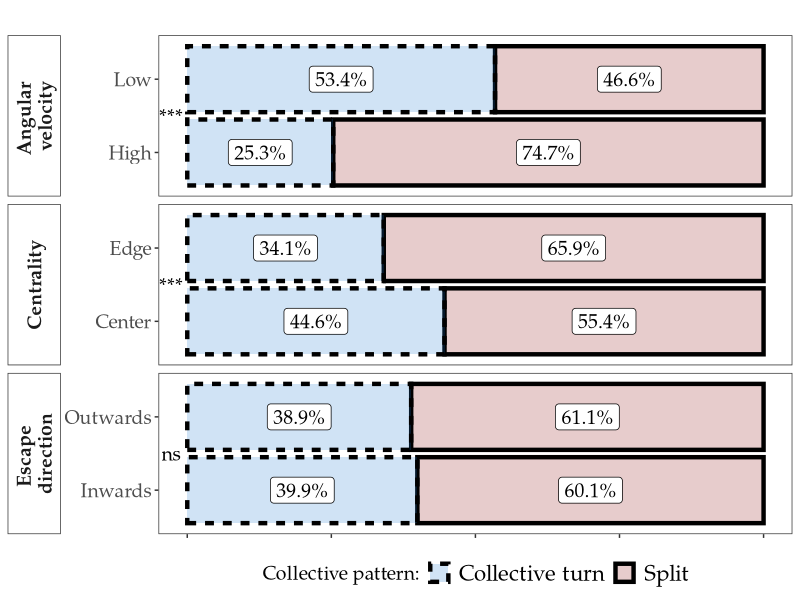

Recreate this plot in R.
## Figure 2. Horizontal stackplot: effect of maneuver characteristics on relative frequency of collective turns and splits

sim_df<- read.csv('../Data/simulated/escape_outcomes.csv')

##################################################################
# Stats:

# Angular velocity
spl_angv <- sim_df[sim_df$outcome == 'split', 'ang_vel']
turn_angv <- sim_df[sim_df$outcome == 'turn', 'ang_vel']
ks.test(spl_angv, turn_angv)

# Centrality
spl_centr <- sim_df[sim_df$outcome == 'split', 'centr']
turn_centr <- sim_df[sim_df$outcome == 'turn', 'centr']
ks.test(spl_centr, turn_centr)

# Escape direction
chisq.test(y = sim_df$outcome, x = sim_df$conflict)


##################################################################
# Plot:
turns_sum <- read.csv('../Data/simulated/turn_chars_summary.csv')

# plots stats (as categorical)
angvel_groups <- c('low', 'high');
dg_breaks <- c(0, median(abs(sim_df$ang_vel)), max(abs(sim_df$ang_vel)));
sim_df$group_angv <- cut(abs(sim_df$ang_vel), breaks = dg_breaks, labels = angvel_groups) 
print('Angular velocity low vs high:')
chisq.test(y = sim_df$outcome, x = sim_df$group_angv)


groups <- c('center', 'edge');
dg_breaks <- c(0, median(sim_df$centr, na.rm = TRUE), max(sim_df$centr, na.rm = TRUE));
sim_df$group_centr <- cut(sim_df$centr, breaks = dg_breaks, labels = groups) ;
print('Position in the flock center vs edge:')
chisq.test(y = sim_df$outcome, x = sim_df$group_centr)

print('Escape direction inwards vs outwards:')
chisq.test(y = sim_df$outcome, x = sim_df$conflict)

# horizontal stackplot

# #Uncomment to use font as in paper
# extrafont::font_import()
# extrafont::loadfonts(device = "win")

sing_lab <- data.frame(var = c('ang_vel','centrality', 'esc_dir'), l = c("***", "***", "ns"), stringsAsFactors = F)
var.labs <-  c("ang_vel" = "Angular \nvelocity", "centrality" = "Centrality", "esc_dir" = "Escape \ndirection")

stack_plot <- ggplot2::ggplot(data = turns_sum, ggplot2::aes(x = group, y = perc, linetype = outcome, fill = outcome)) +
  ggplot2::geom_bar(color = 'black',alpha = 0.2, stat="identity", size = 1.5, width = 0.9) +
  ggplot2::theme_bw()   +
  ggplot2::geom_label(ggplot2::aes( label = paste0(round(perc, 1), '%')),
                      fill = 'white', size = 5, 
                      show.legend = FALSE,  family = 'Palatino Linotype',
                      position = ggplot2::position_stack(vjust = 0.5)) +
  ggplot2::labs(x = '', y = '', linetype = 'Collective pattern:',fill = 'Collective pattern:',
                title = "" )+
  ggplot2::geom_text(data = sing_lab, ggplot2::aes(label = l), family = 'Palatino Linotype', x = 1.5, y = -2.8, inherit.aes = FALSE, size = 5)+
  ggplot2::scale_x_discrete(
    labels=c("in" = "Inwards", "out" = "Outwards",
             "edge" = "Edge", "center" = "Center",
             "high" = "High", "low"= "Low"), position = 'bottom')+
  ggplot2::coord_flip() +
  ggplot2::facet_grid(var ~ . ,scales = "free",
                      labeller = ggplot2::labeller(
                        var = var.labs), switch = 'y') +
  ggplot2::theme(
    text = ggplot2::element_text(family = 'Palatino Linotype'),
    legend.title = ggplot2::element_text(size = 14),
    legend.position = 'bottom',
    legend.text = ggplot2::element_text(size = 16),
    axis.text = ggplot2::element_text(size = 14),
    axis.title = ggplot2::element_blank(),
    axis.text.x =  ggplot2::element_blank(),
    plot.title = ggplot2::element_text(size = 14, face = "bold"),
    plot.subtitle  = ggplot2::element_text(size = 14, face = "italic"),
    strip.text.y = ggplot2::element_text(size = 14, face = "bold"),
    strip.placement = "outside",
    strip.background = ggplot2::element_rect(fill = 'white'),
    plot.tag.position = c(.1, .82),
    plot.tag = ggplot2::element_text(size = 14, face = "bold"),
    panel.grid.major = ggplot2::element_blank(), 
    panel.grid.minor = ggplot2::element_blank())+
  ggplot2::scale_linetype_discrete(breaks = c('turn', 'split'),
                                   labels = c('Collective turn', 'Split'))+
  ggplot2::scale_fill_manual(breaks = c('turn', 'split'),
                             labels = c('Collective turn', 'Split'),
                             values = c('dodgerblue3', 'darkred'))

stack_plot

#######################################
# # Uncomment to save plot
# plot_path <- 'Figure2.png' # change path
# ggplot2::ggsave(
#   plot = stack_plot, 
#   filename = plot_path,
#   width = 11,
#   height = 5,
#   dpi = 600
# )
